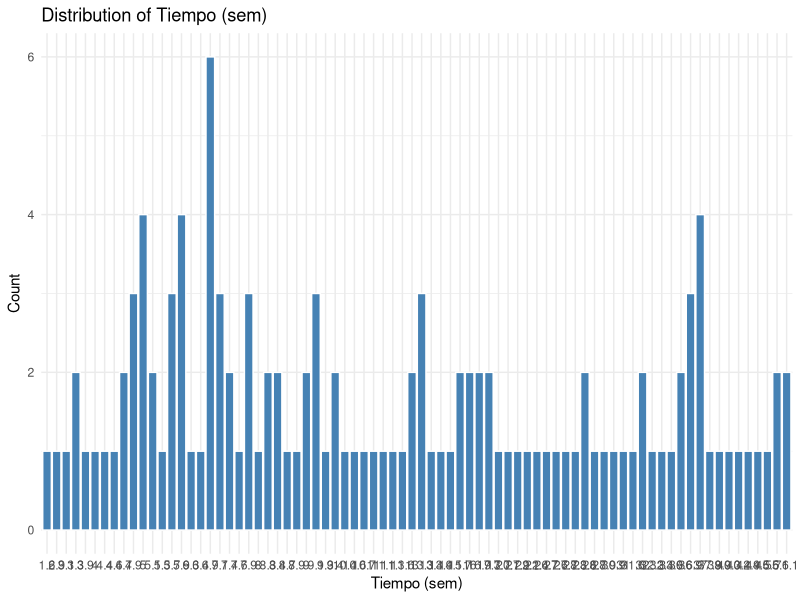
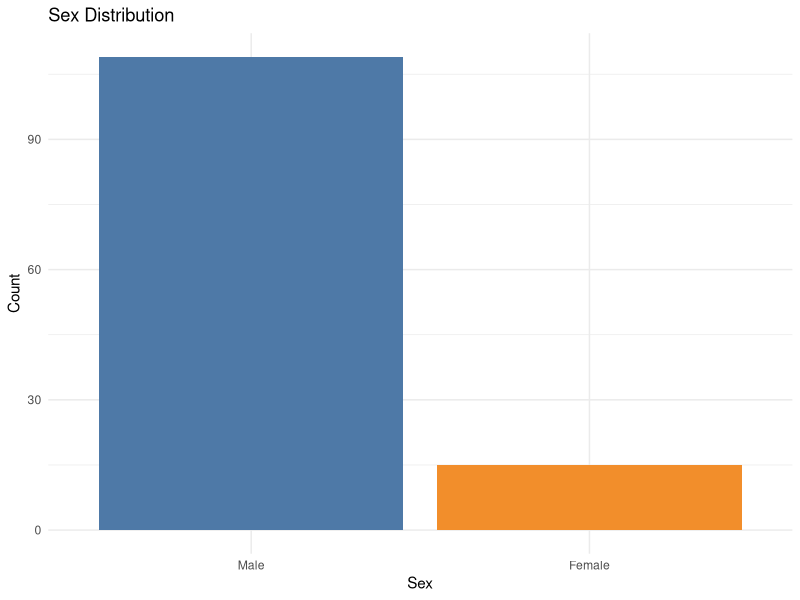
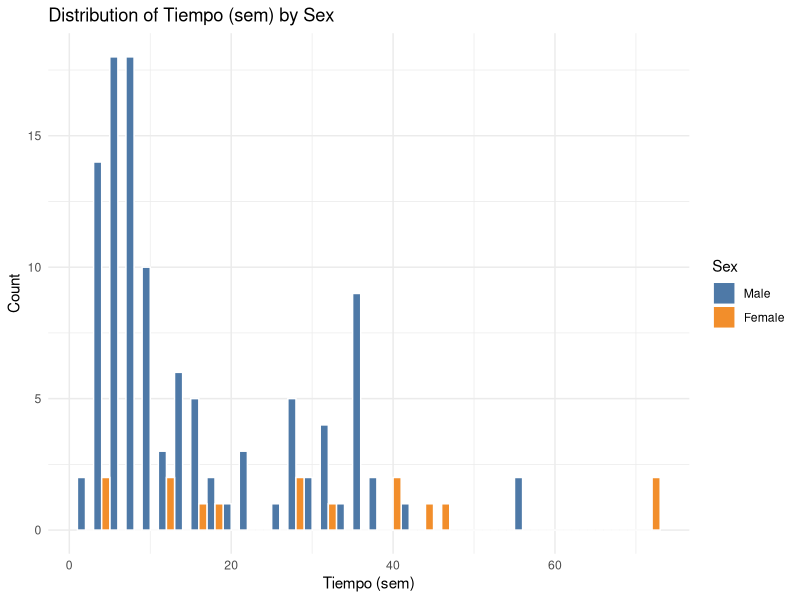
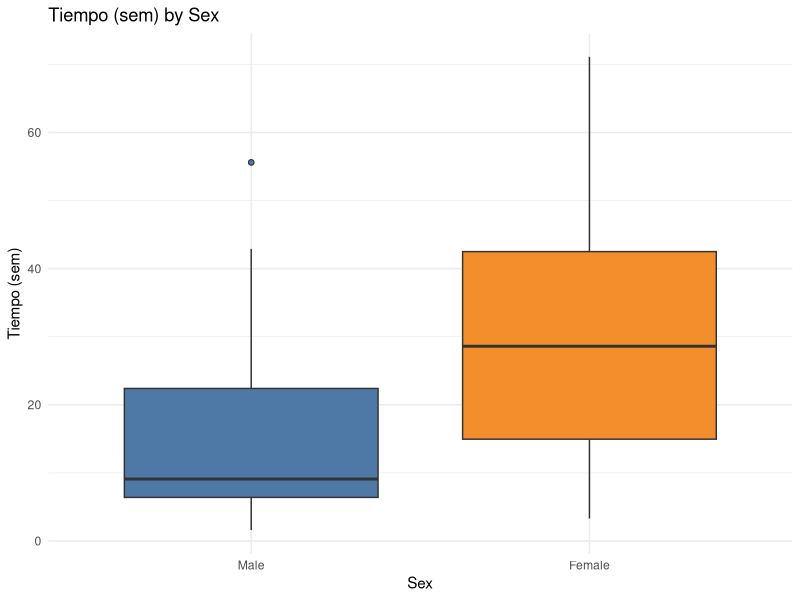
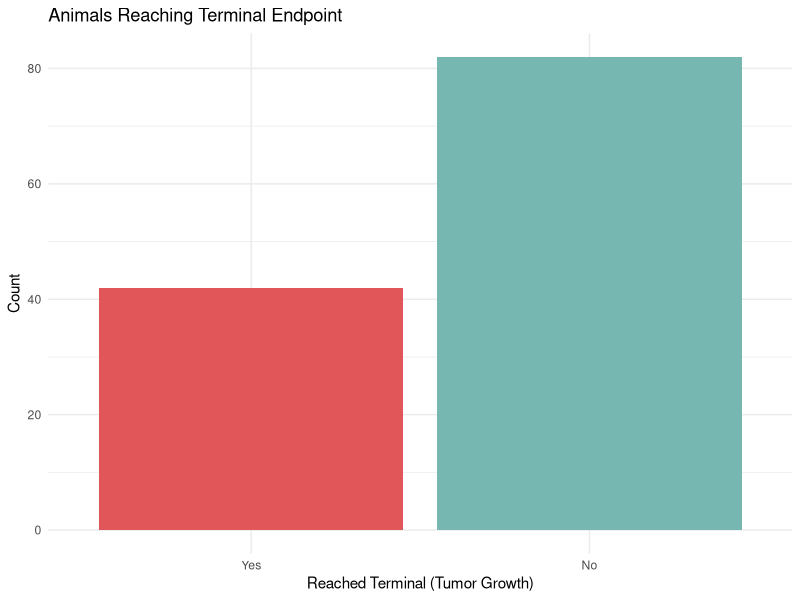
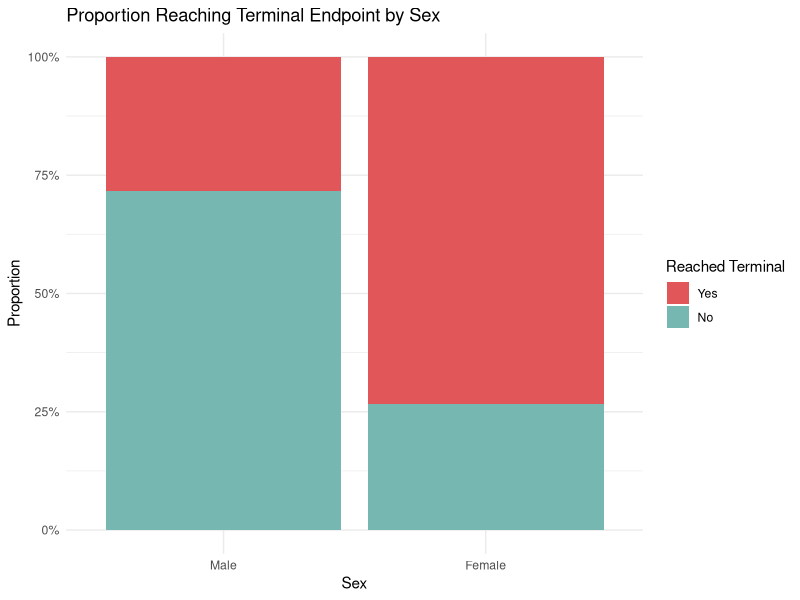
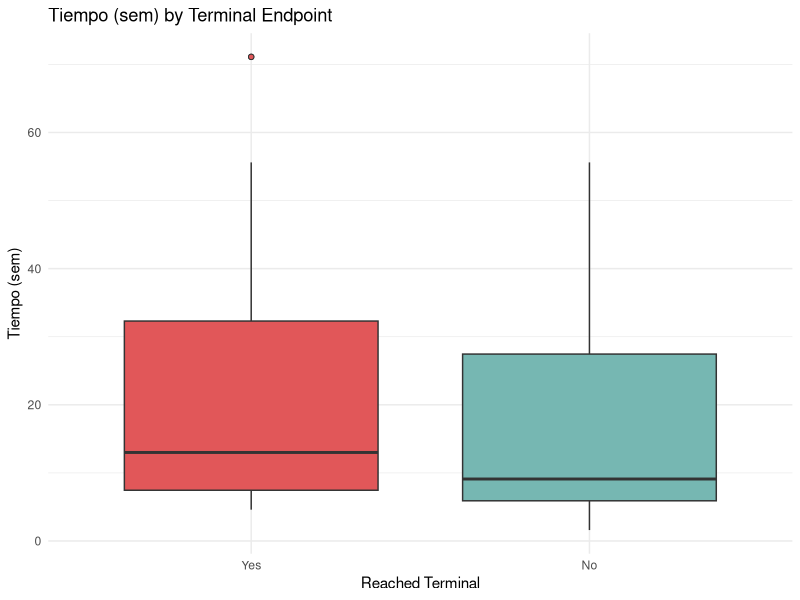

The R script that drew these images, in order:
## ---- chunk 1
knitr::opts_chunk$set(echo = TRUE, warning = FALSE, message = FALSE)
## ---- chunk 2
library(ggplot2)
library(dplyr)
library(tidyr)
library(knitr)
library(scales)

# Load and normalize CSV columns
raw_data <- read.csv("R Raw Data.csv", stringsAsFactors = FALSE, skip = 1, check.names = FALSE)

data <- raw_data %>%
  transmute(
    tiempo_sem = suppressWarnings(as.numeric(sub(",", ".", `Tiempo (sem)`, fixed = TRUE))),
    reached_terminal = ifelse(trimws(as.character(`¿Llegó a término?`)) == "1", "Yes", "No"),
    sex = case_when(
      tolower(trimws(Sexo)) == "macho"  ~ "M",
      tolower(trimws(Sexo)) == "hembra" ~ "F",
      TRUE ~ NA_character_
    )
  ) %>%
  mutate(
    sex = factor(sex, levels = c("M", "F"), labels = c("Male", "Female")),
    reached_terminal = factor(reached_terminal, levels = c("Yes", "No"))
  )

if (any(is.na(data$tiempo_sem) & nzchar(trimws(as.character(raw_data$`Tiempo (sem)`))))) {
  warning("Some rows in `Tiempo (sem)` could not be parsed as numeric values.")
}

kable(head(data), caption = "First rows of the dataset")
## ---- chunk 3
cat("Summary of Tiempo (sem):\n")
summary(data$tiempo_sem)
## ---- chunk 4
ggplot(data, aes(x = factor(tiempo_sem))) +
  geom_bar(fill = "steelblue", color = "white") +
  labs(
    title = "Distribution of Tiempo (sem)",
    x     = "Tiempo (sem)",
    y     = "Count"
  ) +
  theme_minimal()
## ---- chunk 5
sex_table <- table(data$sex)
kable(as.data.frame(sex_table), col.names = c("Sex", "Count"),
      caption = "Animal counts by sex")
## ---- chunk 6
ggplot(data, aes(x = sex, fill = sex)) +
  geom_bar(show.legend = FALSE) +
  scale_fill_manual(values = c("Male" = "#4E79A7", "Female" = "#F28E2B")) +
  labs(
    title = "Sex Distribution",
    x     = "Sex",
    y     = "Count"
  ) +
  theme_minimal()
## ---- chunk 7
cat("Summary of Tiempo (sem):\n")
summary(data$tiempo_sem)
## ---- chunk 8
ggplot(data, aes(x = tiempo_sem, fill = sex)) +
  geom_histogram(binwidth = 2, color = "white", position = "dodge") +
  scale_fill_manual(values = c("Male" = "#4E79A7", "Female" = "#F28E2B")) +
  labs(
    title = "Distribution of Tiempo (sem) by Sex",
    x     = "Tiempo (sem)",
    y     = "Count",
    fill  = "Sex"
  ) +
  theme_minimal()
## ---- chunk 9
ggplot(data, aes(x = sex, y = tiempo_sem, fill = sex)) +
  geom_boxplot(show.legend = FALSE, outlier.shape = 21) +
  scale_fill_manual(values = c("Male" = "#4E79A7", "Female" = "#F28E2B")) +
  labs(
    title = "Tiempo (sem) by Sex",
    x     = "Sex",
    y     = "Tiempo (sem)"
  ) +
  theme_minimal()
## ---- chunk 10
terminal_table <- table(data$reached_terminal)
terminal_pct   <- prop.table(terminal_table) * 100

kable(
  data.frame(
    Reached_Terminal = names(terminal_table),
    Count            = as.integer(terminal_table),
    Percent          = round(as.numeric(terminal_pct), 1)
  ),
  caption = "Terminal endpoint counts and percentages"
)
## ---- chunk 11
ggplot(data, aes(x = reached_terminal, fill = reached_terminal)) +
  geom_bar(show.legend = FALSE) +
  scale_fill_manual(values = c("Yes" = "#E15759", "No" = "#76B7B2")) +
  labs(
    title = "Animals Reaching Terminal Endpoint",
    x     = "Reached Terminal (Tumor Growth)",
    y     = "Count"
  ) +
  theme_minimal()
## ---- chunk 12
ct <- table(Sex = data$sex, Terminal = data$reached_terminal)
kable(ct, caption = "Terminal endpoint by sex")
## ---- chunk 13
ggplot(data, aes(x = sex, fill = reached_terminal)) +
  geom_bar(position = "fill") +
  scale_fill_manual(values = c("Yes" = "#E15759", "No" = "#76B7B2")) +
  scale_y_continuous(labels = scales::percent) +
  labs(
    title = "Proportion Reaching Terminal Endpoint by Sex",
    x     = "Sex",
    y     = "Proportion",
    fill  = "Reached Terminal"
  ) +
  theme_minimal()
## ---- chunk 14
data %>%
  group_by(reached_terminal) %>%
  summarise(
    n        = n(),
    mean_wks = round(mean(tiempo_sem), 1),
    sd_wks   = round(sd(tiempo_sem), 1),
    min_wks  = min(tiempo_sem),
    max_wks  = max(tiempo_sem)
  ) %>%
  kable(
    col.names = c("Reached Terminal", "N", "Mean Weeks", "SD", "Min", "Max"),
    caption   = "Tiempo (sem) by terminal endpoint"
  )
## ---- chunk 15
ggplot(data, aes(x = reached_terminal, y = tiempo_sem, fill = reached_terminal)) +
  geom_boxplot(show.legend = FALSE, outlier.shape = 21) +
  scale_fill_manual(values = c("Yes" = "#E15759", "No" = "#76B7B2")) +
  labs(
    title = "Tiempo (sem) by Terminal Endpoint",
    x     = "Reached Terminal",
    y     = "Tiempo (sem)"
  ) +
  theme_minimal()
## ---- chunk 16
t_result <- t.test(tiempo_sem ~ reached_terminal, data = data)
cat(sprintf(
  "Welch two-sample t-test\n  t = %.3f, df = %.1f, p-value = %.4f\n",
  t_result$statistic, t_result$parameter, t_result$p.value
))
## ---- chunk 17
chi_result <- chisq.test(table(data$sex, data$reached_terminal))
cat(sprintf(
  "Chi-squared test\n  X² = %.3f, df = %d, p-value = %.4f\n",
  chi_result$statistic, chi_result$parameter, chi_result$p.value
))
## ---- chunk 18
sessionInfo()
